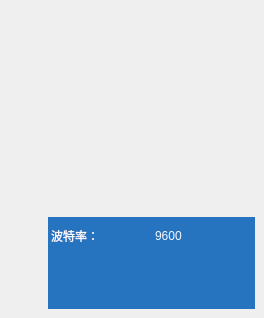
        <widget class="QWidget" name="page_9">
         <widget class="QLabel" name="label_56">
          <property name="geometry">
           <rect>
            <x>48</x>
            <y>20</y>
            <width>207</width>
            <height>198</height>
           </rect>
          </property>
          <property name="styleSheet">
           <string notr="true">border-image: url(:/LCD_CS351/LCD_CS351/35_all/50.bmp);</string>
          </property>
          <property name="text">
           <string/>
          </property>
         </widget>
         <widget class="QWidget" name="widget_2" native="true">
          <property name="geometry">
           <rect>
            <x>48</x>
            <y>217</y>
            <width>207</width>
            <height>92</height>
           </rect>
          </property>
          <property name="styleSheet">
           <string notr="true">background-color: rgb(38, 115, 191);
color: rgb(248, 248, 255);</string>
          </property>
          <widget class="QWidget" name="layoutWidget7">
           <property name="geometry">
            <rect>
             <x>3</x>
             <y>0</y>
             <width>201</width>
             <height>37</height>
            </rect>
           </property>
           <layout class="QHBoxLayout" name="horizontalLayout_15">
            <item>
             <widget class="QLabel" name="label_55">
              <property name="styleSheet">
               <string notr="true">font: 14pt &quot;黑体&quot;;</string>
              </property>
              <property name="text">
               <string>波特率：</string>
              </property>
             </widget>
            </item>
            <item>
             <widget class="QLabel" name="label_BarcodeGun">
              <property name="styleSheet">
               <string notr="true">font: 14pt &quot;黑体&quot;;</string>
              </property>
              <property name="text">
               <string>9600</string>
              </property>
             </widget>
            </item>
           </layout>
          </widget>
         </widget>
        </widget>
